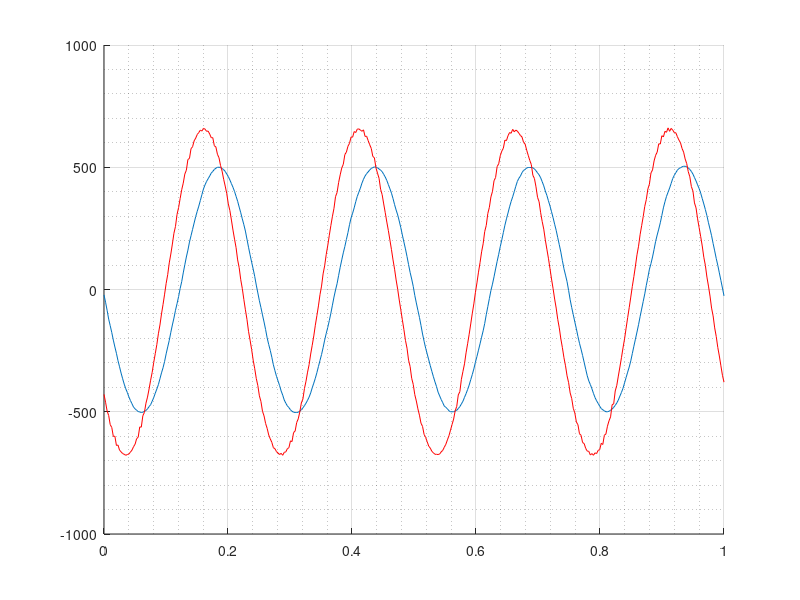

Reproduce this figure in MATLAB.
clear all;
close all;

load('test200.mat');

t=linspace(0,1,length(cf_ad9361_lpc_voltage0));
figure(1);
hold on;
grid on;
grid minor;

plot(t,cf_ad9361_lpc_voltage0');
load('testORG.mat');
plot(t,cf_ad9361_lpc_voltage0','r');
